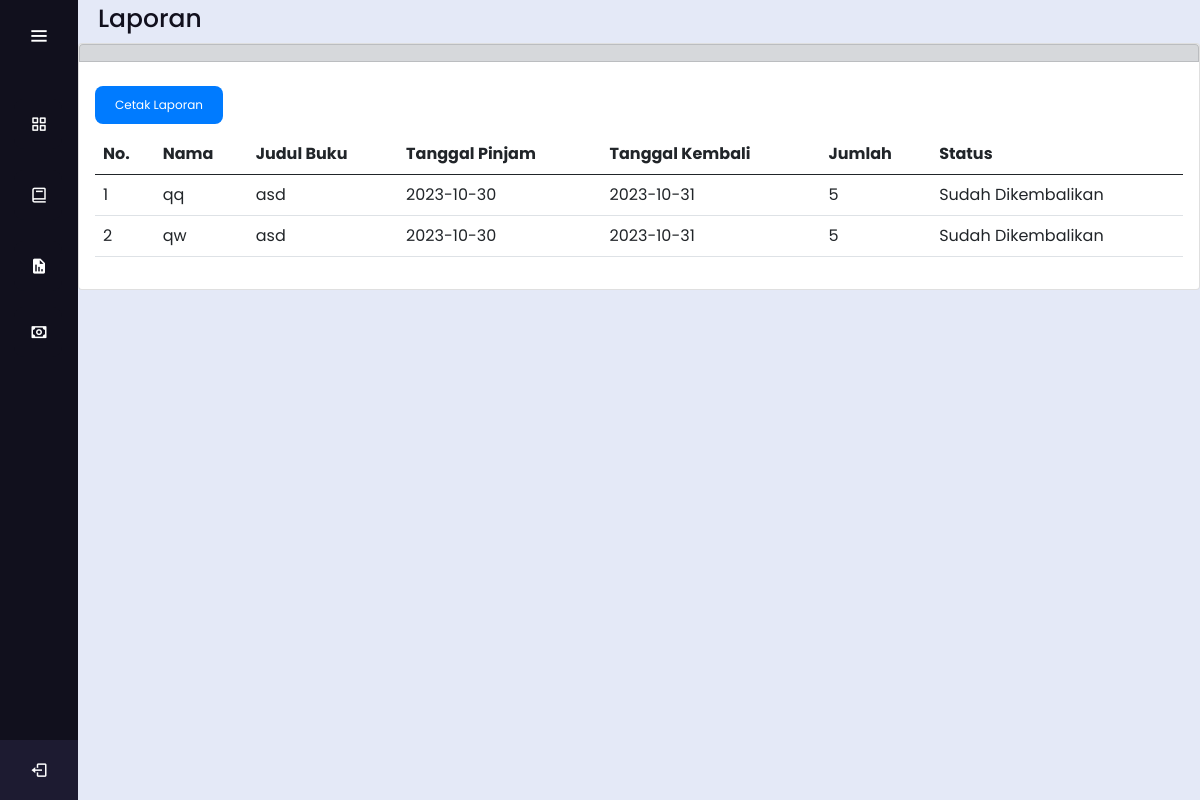
The page /app/laporan.php on the database as committed earlier.
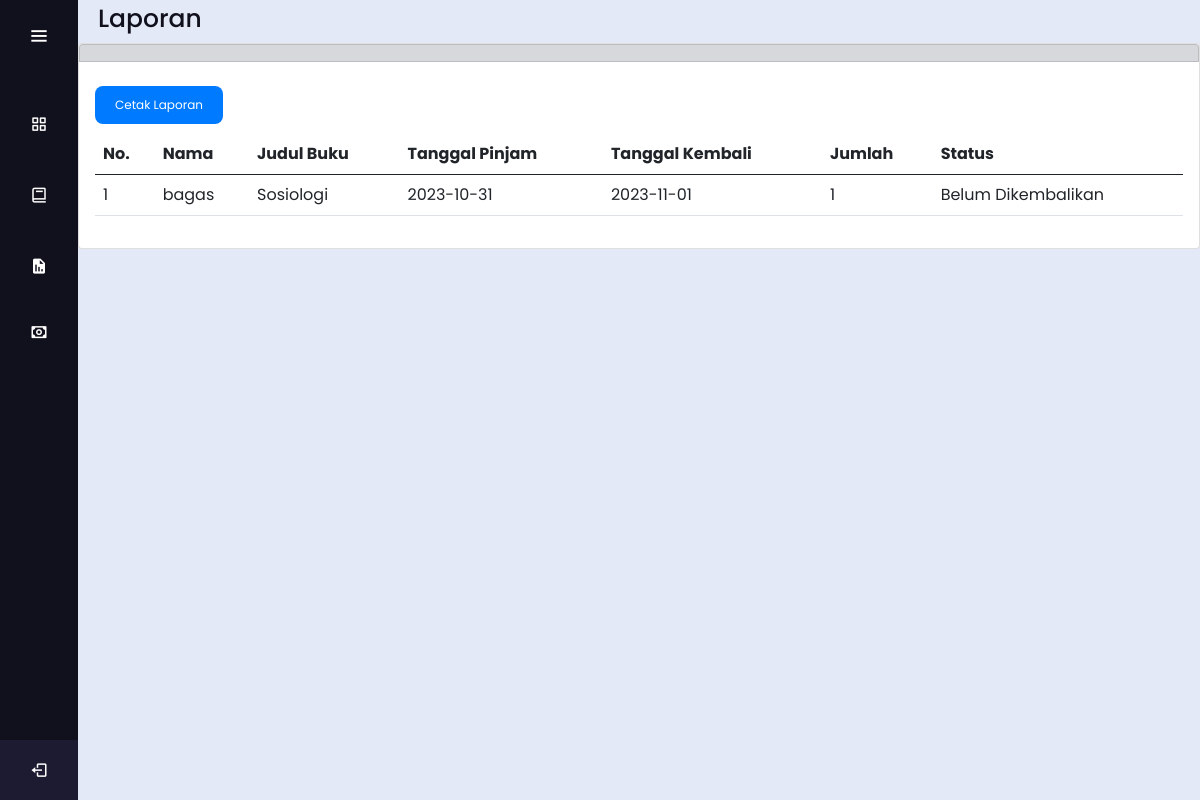
The same page on the database as committed later.
### tables this page shows
CREATE TABLE `pinjaman` (
  `id` int(11) NOT NULL,
  `kelas` varchar(50) DEFAULT NULL,
  `nama` varchar(50) DEFAULT NULL,
  `judul` varchar(50) DEFAULT NULL,
  `tanggal_pinjam` varchar(50) DEFAULT NULL,
  `tanggal_kembali` varchar(50) DEFAULT NULL,
  `jumlah` varchar(15) DEFAULT NULL,
  `status` tinyint(1) DEFAULT NULL
);

### app/proses_laporan.php (the view, shortened to what this page needs)
<?php
$koneksi = mysqli_connect("localhost", "root", "", "perpus");
$query = "SELECT * FROM pinjaman";
$result = mysqli_query($koneksi, $query);
$no = 1;
while ($row = mysqli_fetch_assoc($result)) {
    echo "<tr>";
    echo "<td>" . $no . "</td>";
    echo "<td>" . $row['nama'] . "</td>";
    echo "<td>" . $row['judul'] . "</td>";
    echo "<td>" . $row['tanggal_pinjam'] . "</td>";
    echo "<td>" . $row['tanggal_kembali'] . "</td>";
    echo "<td>" . $row['jumlah'] . "</td>";
    if ($row['status'] == 1) {
        echo "<td>Sudah Dikembalikan</td>";
    } else {
        echo "<td>Belum Dikembalikan</td>";
    }
    echo "</tr>";
    $no++;
}
echo '</tbody>';
echo '</table>';
?>

### app/laporan.php (shortened to what this page needs)
<!DOCTYPE html>
<html>
<head>
    <link href="https://unpkg.com/boxicons@2.0.7/css/boxicons.min.css" rel="stylesheet" />
    <link rel="stylesheet" href="../assets/style/laporan.css" />
    <link rel="stylesheet" href="../assets/style/bootstrap.min.css" />
</head>
<body>
    <div class="sidebar" id="sidebar">
        <div class="logo-details">
            <i class="bx bx-menu" id="btn"></i>
        </div>
        <ul class="nav flex-column">
            <li>
                <a href="index.php">
                    <i class="bx bx-grid-alt"></i>
                </a>
            </li>
            <li>
                <a href="data.php">
                    <i class="bx bx-book"></i>
                </a>
            </li>
            <li>
                <a href="laporan.php">
                    <i class="bx bxs-report"></i>
                </a>
            </li>
            <div class="transaksiLink">
                <li class="dropdown">
                    <a href="#" class="dropdown-toggle">
                        <i class="bx bx-money"></i>
                    </a>
                </li>
            </div>
            <li class="profile">
                <div class="profile-details">
                    <div class="name_job">
                        <div class="name">Admin</div>
                        <div class="job">Petugas</div>
                    </div>
                </div>
                <i class="bx bx-log-out" id="log_out"></i>
            </li>
        </ul>
    </div>
    <section class="home-section">
        <div class="text">Laporan</div>
        <div class="row">
            <div class="col-12 col-xl-12 mb-4 mblg-0">
                <div class="card">
                    <h5 class="Card-header list-group-item list-group-item-secondary"></h5>
                    <div class="card-body">
                        <div>
                            <button id="btnPrint">Cetak Laporan</button>
                        </div>
                        <div class="table-responsive">
                            <table class="table" id="laporanTable" autocomplete="off">
                                <thead>
                                    <tr>
                                        <th>No.</th>
                                        <th>Nama</th>
                                        <th>Judul Buku</th>
                                        <th>Tanggal Pinjam</th>
                                        <th>Tanggal Kembali</th>
                                        <th>Jumlah</th>
                                        <th>Status</th>
                                    </tr>
                                </thead>
                                <tbody>
                                    <?php
                                    include("proses_laporan.php");
                                    ?>
                        </div>
                    </div>
                </div>
            </div>
    </section>
</body>
</html>

### assets/style/laporan.css (style rules this page uses)
* { margin: 0; padding: 0; box-sizing: border-box; font-family: "Poppins", sans-serif; }
.sidebar { position: fixed; left: 0; top: 0; height: 100%; width: 78px; background: #11101d; padding: 6px 14px; z-index: 99; transition: all 0.5s ease; }
.sidebar .logo-details { height: 60px; display: flex; align-items: center; position: relative; }
.sidebar .logo-details #btn { position: absolute; top: 50%; right: 0; transform: translateY(-50%); font-size: 22px; transition: all 0.4s ease; font-size: 23px; text-align: center; cursor: pointer; transition: all 0.5s ease; }
.sidebar i { color: #fff; height: 60px; min-width: 50px; font-size: 28px; text-align: center; line-height: 60px; }
.sidebar .nav { margin-top: 20px; height: 100%; }
.sidebar .nav li { position: relative; margin: 8px 0; list-style: none; }
.dropdown .dropdown-toggle::after { display: none; margin-left: 0.255em; vertical-align: 0.255em; content: "none"; border-top: 0.3em solid; border-right: 0.3em solid transparent; border-bottom: 0; border-left: 0.3em solid transparent; }
.sidebar li a { display: flex; width: 35%; border-radius: 10px; align-items: center; text-decoration: none; transition: all 0.4s ease; background: #11101d; margin-top: 5px; margin-right: 1%; }
.sidebar li i { height: 50px; line-height: 50px; font-size: 18px; border-radius: 12px; }
.sidebar li.profile { position: absolute; height: 60px; width: 78px; left: 0; bottom: -8px; padding: 10px 14px; background: #1d1b31; transition: all 0.5s ease; overflow: hidden; }
.sidebar li .profile-details { display: flex; align-items: center; flex-wrap: nowrap; }
.sidebar li.profile .name, .sidebar li.profile .job { font-size: 15px; font-weight: 400; color: #fff; white-space: nowrap; }
.sidebar li.profile .job { font-size: 12px; }
.sidebar .profile #log_out { position: absolute; top: 50%; right: 0; transform: translateY(-50%); background: #1d1b31; width: 100%; height: 60px; line-height: 60px; border-radius: 0px; transition: all 0.5s ease; }
.home-section { position: relative; background: #e4e9f7; min-height: 100vh; top: 0; left: 78px; width: calc(100% - 78px); transition: all 0.5s ease; z-index: 2; overflow: hidden; }
.home-section .text { display: inline-block; color: #11101d; font-size: 25px; font-weight: 500; margin-bottom: 5px; margin-left: 20px; }
#btnPrint { background-color: #007bff; color: #fff; border: none; padding: 10px 20px; cursor: pointer; font-size: 12px; border-radius: 8px; margin-bottom: 10px; }

Rows that differ between the two databases and show on the page:
removed pinjaman: nama "qq", judul "asd", tanggal_pinjam "2023-10-30", tanggal_kembali "2023-10-31", jumlah "5", status "Sudah Dikembalikan"
changed pinjaman: nama "qw" → "bagas"; judul "asd" → "Sosiologi"; tanggal_pinjam "2023-10-30" → "2023-10-31"; tanggal_kembali "2023-10-31" → "2023-11-01"; jumlah "5" → "1"; status "Sudah Dikembalikan" → "Belum Dikembalikan"
